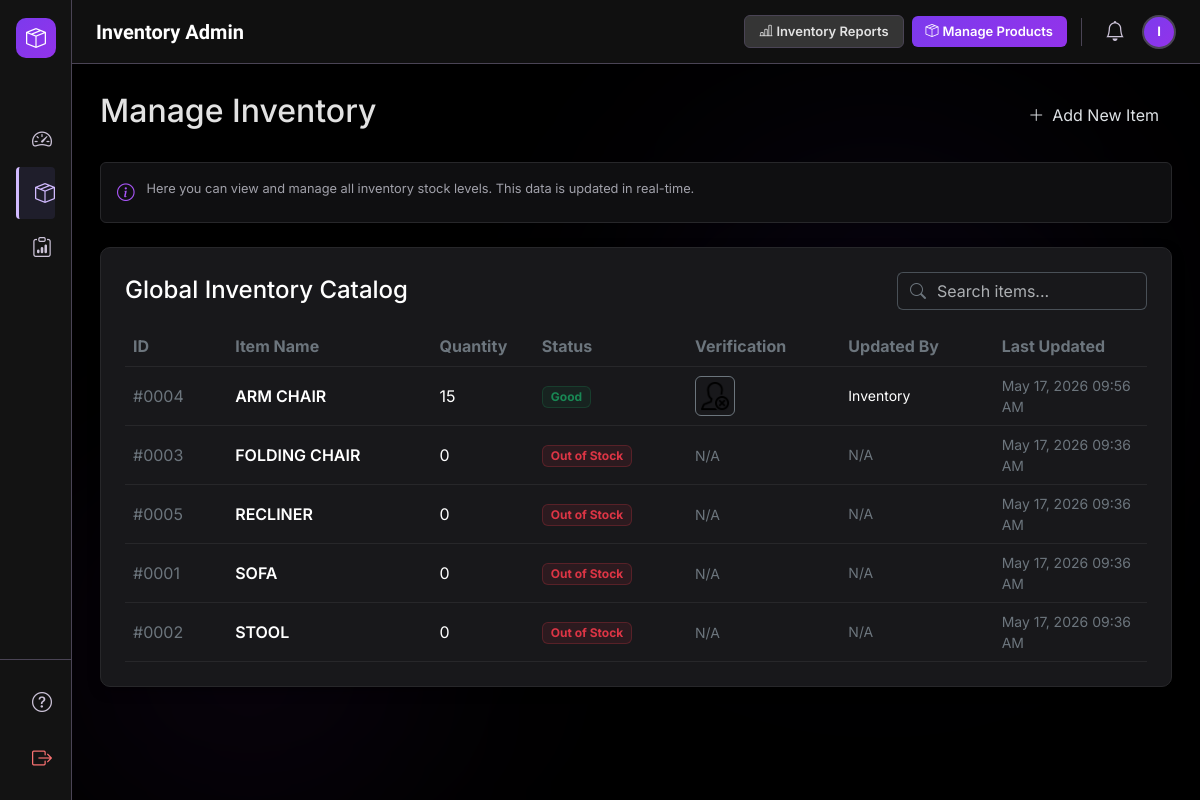
Screenshot of /public/admin/inventoryAdmin/inventory.php (signed in) with the database file from the repository.
### tables this page shows
CREATE TABLE `inventory` (
  `id` int(11) NOT NULL,
  `name` varchar(100) NOT NULL,
  `quantity` int(11) DEFAULT 0,
  `updated_at` timestamp NOT NULL DEFAULT current_timestamp() ON UPDATE current_timestamp(),
  `status` varchar(20) GENERATED ALWAYS AS (case when `quantity` = 0 then 'Out of Stock' when `quantity` < 15 then 'Low' else 'Good' end) STORED,
  `last_verification_image` varchar(255) DEFAULT NULL,
  `updated_by` varchar(100) DEFAULT NULL
);

### public/admin/inventoryAdmin/inventory.php (the view, shortened to what this page needs)
<?php
require_once '../../../config/db.php';
$inv_stmt = $pdo->prepare("SELECT id, name, quantity, status, last_verification_image, updated_by, updated_at FROM inventory ORDER BY name ASC");
$inv_stmt->execute();
$inventory_items = $inv_stmt->fetchAll(PDO::FETCH_ASSOC);
require_once '../../../includes/inventoryAdminHeader.php';
?>
<div class="dashboard">
    <div class="d-flex justify-content-between align-items-center mb-4">
        <h2>Manage Inventory</h2>
        <button class="btn btn-primary-purple d-flex align-items-center gap-2">
            <i class="bi bi-plus-lg"></i> Add New Item
        </button>
    </div>
    <div class="info-box mb-4">
        <i class="bi bi-info-circle"></i>
        <span>Here you can view and manage all inventory stock levels. This data is updated in real-time.</span>
    </div>
    <div class="card p-4 mt-4">
        <div class="d-flex justify-content-between align-items-center mb-3">
            <h4 class="text-white mb-0">Global Inventory Catalog</h4>
            <div class="input-group" style="width: 250px;">
                <span class="input-group-text bg-transparent border-end-0 border-outline-variant text-secondary"><i class="bi bi-search"></i></span>
                <input type="text" class="form-control border-start-0 border-outline-variant bg-transparent text-white shadow-none ps-0" placeholder="Search items...">
            </div>
        </div>
        <div class="table-responsive">
            <table class="table table-dark table-hover mb-0">
                <thead>
                    <tr>
                        <th class="text-secondary" style="width: 10%;">ID</th>
                        <th class="text-secondary" style="width: 20%;">Item Name</th>
                        <th class="text-secondary" style="width: 10%;">Quantity</th>
                        <th class="text-secondary" style="width: 15%;">Status</th>
                        <th class="text-secondary" style="width: 15%;">Verification</th>
                        <th class="text-secondary" style="width: 15%;">Updated By</th>
                        <th class="text-secondary" style="width: 15%;">Last Updated</th>
                    </tr>
                </thead>
                <tbody>
                    <?php if (count($inventory_items) > 0): ?>
                        <?php foreach ($inventory_items as $item): ?>
                            <tr>
                                <td class="align-middle text-secondary">#<?php echo str_pad($item['id'], 4, '0', STR_PAD_LEFT); ?></td>
                                <td class="align-middle fw-semibold text-white"><?php echo htmlspecialchars($item['name']); ?></td>
                                <td class="align-middle">
                                    <span class="text-white"><?php echo (int)$item['quantity']; ?></span>
                                </td>
                                <td class="align-middle">
                                    <?php if ($item['status'] === 'Out of Stock'): ?>
                                        <span class="badge bg-danger bg-opacity-10 text-danger border border-danger border-opacity-25 px-2 py-1">Out of Stock</span>
                                    <?php elseif ($item['status'] === 'Low'): ?>
                                        <span class="badge bg-warning bg-opacity-10 text-warning border border-warning border-opacity-25 px-2 py-1">Low</span>
                                    <?php else: ?>
                                        <span class="badge bg-success bg-opacity-10 text-success border border-success border-opacity-25 px-2 py-1">Good</span>
                                    <?php endif; ?>
                                </td>
                                <td class="align-middle">
                                    <?php if ($item['last_verification_image']): ?>
                                        <a href="../../uploads/inventory/<?php echo htmlspecialchars($item['last_verification_image']); ?>" target="_blank">
                                            <img src="../../uploads/inventory/<?php echo htmlspecialchars($item['last_verification_image']); ?>" alt="Verification" class="img-thumbnail border-secondary bg-transparent" style="max-height: 40px; max-width: 60px; object-fit: cover;">
                                        </a>
                                    <?php else: ?>
                                        <span class="text-secondary small">N/A</span>
                                    <?php endif; ?>
                                </td>
                                <td class="align-middle text-white small">
                                    <?php echo $item['updated_by'] ? htmlspecialchars($item['updated_by']) : '<span class="text-secondary">N/A</span>'; ?>
                                </td>
                                <td class="align-middle text-secondary small">
                                    <?php echo date('M d, Y h:i A', strtotime($item['updated_at'])); ?>
                                </td>
                            </tr>
                        <?php endforeach; ?>
                    <?php else: ?>
                        <tr>
                            <td colspan="7" class="text-center text-secondary py-4">No items found in inventory.</td>
                        </tr>
                    <?php endif; ?>
                </tbody>
            </table>
        </div>
    </div>
</div>
<?php
require_once '../../../includes/inventoryAdminFooter.php';
?>

### includes/inventoryAdminHeader.php (shortened to what this page needs)
<?php
$current_page = basename($_SERVER['PHP_SELF']);
?>
<!DOCTYPE html>
<html lang="en" data-bs-theme="dark">
<head>
    <link href="https://cdn.jsdelivr.net/npm/bootstrap@5.3.3/dist/css/bootstrap.min.css" rel="stylesheet">
    <link rel="stylesheet" href="https://cdn.jsdelivr.net/npm/bootstrap-icons@1.11.3/font/bootstrap-icons.min.css">
</head>
<body>
<?php if (isset($_SESSION['user_id'])): ?>
    <div class="bg-aura">
    </div>
    <aside class="app-sidebar" id="appSidebar">
        <div class="sidebar-brand">
            <div class="sidebar-brand-icon">
                <i class="bi bi-box-seam text-white fs-5"></i>
            </div>
        </div>
        <nav class="flex-grow-1 d-flex flex-column px-3 py-2" style="gap:2px; overflow-y:auto;">
            <a href="inventoryAdmin.php" class="sidebar-link <?php echo $current_page == 'inventoryAdmin.php' ? 'active' : ''; ?>">
                <i class="bi bi-speedometer2 fs-5"></i>
            </a>
            <a href="inventory.php" class="sidebar-link <?php echo $current_page == 'inventory.php' ? 'active' : ''; ?>">
                <i class="bi bi-box-seam fs-5"></i>
            </a>
            <a href="request.php" class="sidebar-link <?php echo $current_page == 'request.php' ? 'active' : ''; ?>">
                <i class="bi bi-clipboard-data fs-5"></i>
            </a>
        </nav>
        <div class="d-flex flex-column px-3 py-3 gap-1" style="border-top:1px solid var(--outline-variant)">
            <a href="#" class="sidebar-link">
                <i class="bi bi-question-circle fs-5"></i>
            </a>
            <a href="/VENTO-corp/public/logout.php" class="sidebar-link" style="color:#f87171">
                <i class="bi bi-box-arrow-right fs-5"></i>
            </a>
        </div>
    </aside>
    <header class="app-topbar">
        <div class="d-flex align-items-center gap-3">
            <h1 class="font-headline-sm text-white mb-0 d-none d-lg-block">Inventory Admin</h1>
        </div>
        <div class="d-flex align-items-center gap-2">
            <div class="d-flex align-items-center gap-2 topbar-actions">
                <button class="btn-topbar-outline">
                    <i class="bi bi-bar-chart-line me-1"></i>Inventory Reports
                </button>
                <button class="btn-topbar-primary">
                    <i class="bi bi-box-seam me-1"></i>Manage Products
                </button>
            </div>
            <button class="icon-btn d-none d-md-flex">
                <i class="bi bi-bell fs-5"></i>
            </button>
            <div class="user-avatar" title="<?php echo htmlspecialchars($_SESSION['first_name'] . ' ' . ($_SESSION['last_name'] ?? '')); ?>">
                <?php
                    $initials = strtoupper(substr($_SESSION['first_name'] ?? 'U', 0, 1));
                    echo $initials;
                ?>
            </div>
        </div>
    </header>
    <main class="app-main position-relative" style="z-index:10;">
        <div style="max-width:1400px;margin:0 auto;">
<?php else: ?>
    <main class="container-fluid flex-grow-1 p-4">
<?php endif; ?>

### includes/inventoryAdminFooter.php (shortened to what this page needs)
<?php if (isset($_SESSION['user_id'])): ?>
        </div>
    </main>
<?php else: ?>
    </main>
<?php endif; ?>
</body>
</html>

### includes/inventoryAdminHeader.php (style rules this page uses)
:root { --surface-dim: #131313; --surface-container-highest: #353535; --surface-container-low: #1b1b1b; --surface-container: #1f1f1f; --primary: #d2bbff; --primary-container: #7c3aed; --secondary: #c4c1fb; --secondary-container: #444173; --outline-variant: #4a4455; --on-surface: #e2e2e2; --on-surface-variant: #ccc3d8; }
body { font-family: 'Inter', sans-serif; background-color: #000000; color: var(--on-surface); overflow: hidden; }
.font-headline-sm { font-family: 'Geist', sans-serif; font-size: 20px; font-weight: 600; }
.app-sidebar { position: fixed; left: 0; top: 0; height: 100vh; z-index: 1050; background-color: var(--surface-dim); border-right: 1px solid var(--outline-variant); width: 72px; transition: width 0.3s ease; overflow: hidden; display: flex; flex-direction: column; }
.sidebar-brand { display: flex; align-items: center; gap: 14px; padding: 18px 16px; overflow: hidden; white-space: nowrap; min-height: 64px; }
.sidebar-brand-icon { min-width: 40px; height: 40px; display: flex; align-items: center; justify-content: center; border-radius: 10px; background: linear-gradient(135deg, #7c3aed, #9333ea); }
.sidebar-link { display: flex; align-items: center; gap: 16px; padding: 11px 16px; color: var(--on-surface-variant); text-decoration: none; border-radius: 4px; transition: all 0.2s; white-space: nowrap; }
.sidebar-link.active { border-left: 3px solid var(--primary); background-color: rgba(68, 65, 115, 0.25); color: var(--primary); }
.app-topbar { position: fixed; top: 0; right: 0; left: 72px; height: 64px; z-index: 1040; display: flex; justify-content: space-between; align-items: center; padding: 0 24px; background-color: rgba(19, 19, 19, 0.85); backdrop-filter: blur(14px); border-bottom: 1px solid var(--outline-variant); transition: left 0.3s ease; }
.icon-btn { width: 38px; height: 38px; display: flex; align-items: center; justify-content: center; border-radius: 50%; color: var(--on-surface-variant); background: transparent; border: none; transition: background 0.2s; cursor: pointer; }
.btn-topbar-outline { background-color: var(--surface-container-highest); border: 1px solid var(--outline-variant); color: var(--on-surface); font-size: 13px; font-weight: 600; padding: 6px 14px; border-radius: 6px; cursor: pointer; transition: background 0.2s, color 0.2s; white-space: nowrap; }
.btn-topbar-primary { background: linear-gradient(135deg, #7c3aed, #9333ea); border: none; color: #fff; font-size: 13px; font-weight: 600; padding: 6px 14px; border-radius: 6px; cursor: pointer; transition: opacity 0.2s; white-space: nowrap; }
.user-avatar { width: 34px; height: 34px; border-radius: 50%; background: linear-gradient(135deg, #7c3aed, #9333ea); display: flex; align-items: center; justify-content: center; font-size: 13px; font-weight: 700; color: #fff; border: 2px solid var(--outline-variant); cursor: pointer; flex-shrink: 0; }
.app-main { margin-left: 72px; margin-top: 64px; padding: 28px; height: calc(100vh - 64px); overflow-y: auto; overflow-x: hidden; transition: margin-left 0.3s ease; }
.card, .stat-card { background-color: #18181b !important; border: 1px solid #27272a !important; border-radius: 10px; box-shadow: 0 4px 12px rgba(0,0,0,0.4); }
.table { color: var(--on-surface); }
.table-dark { --bs-table-bg: #18181b; --bs-table-border-color: #27272a; }
.info-box { background-color: #0f0f11; border: 1px solid #27272a; border-radius: 6px; padding: 1rem; display: flex; gap: 0.75rem; font-size: 0.8rem; color: #a1a1aa; align-items: flex-start; margin-bottom: 1.5rem; }
.info-box i { color: #a855f7; font-size: 1.1rem; }
.bg-aura { position: fixed; top: 0; left: 0; width: 100vw; height: 100vh; pointer-events: none; z-index: 0; }

### rows the page displays
inventory: id "0004", name "ARM CHAIR", quantity "15", status "Good", last_verification_image (picture), updated_by "Inventory", updated_at "May 17, 2026 09:56 AM"
inventory: id "0003", name "FOLDING CHAIR", quantity "0", status "Out of Stock", shows "N/A", updated_at "May 17, 2026 09:36 AM"
inventory: id "0005", name "RECLINER", quantity "0", status "Out of Stock", shows "N/A", updated_at "May 17, 2026 09:36 AM"
inventory: id "0001", name "SOFA", quantity "0", status "Out of Stock", shows "N/A", updated_at "May 17, 2026 09:36 AM"
inventory: id "0002", name "STOOL", quantity "0", status "Out of Stock", shows "N/A", updated_at "May 17, 2026 09:36 AM"

### other values shown
$initials "I"
